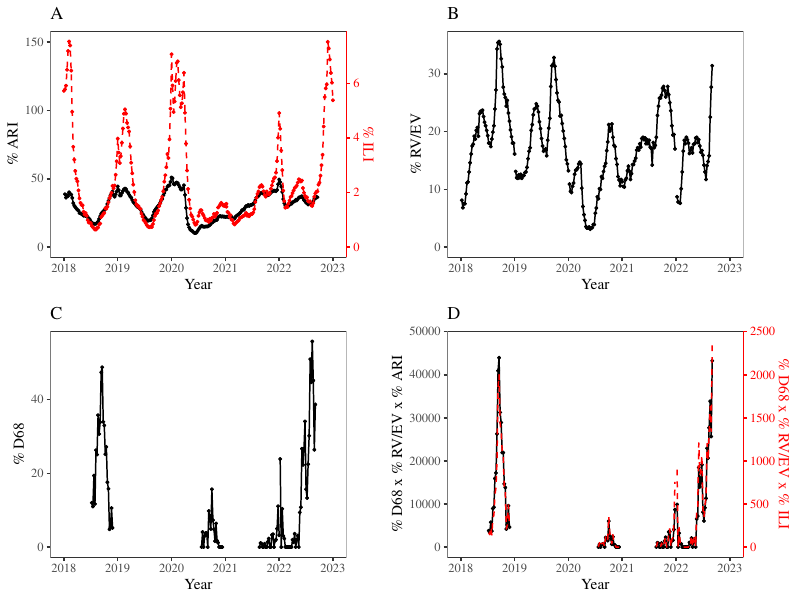

This chart was generated by the following R code:
library(ggplot2); theme_set(theme_bw(base_family = "Times"))
library(dplyr)
library(egg)

load("../data_processed/data_processed_d68_nvsn.rda")
load("../data_processed/data_processed_d68_ili.rda")

g1 <- ggplot(filter(percent_ari)) +
    geom_line(aes(year+week/52, percent_ari)) +
    geom_point(aes(year+week/52, percent_ari), size=0.7) +
    geom_line(data=ili, aes(year+week/52, percent_ili*20), col="red", lty=2) +
    geom_point(data=ili, aes(year+week/52, percent_ili*20), col="red", size=0.7) +
    scale_x_continuous("Year", limits=c(2018, 2023)) +
    scale_y_continuous("% ARI", limits=c(0, NA),
                       sec.axis = sec_axis(trans=~./20,
                                           name="% ILI")) +
    ggtitle("A") +
    theme(
        panel.grid = element_blank(),
        legend.position = c(0.8, 0.2),
        legend.title = element_blank(),
        axis.title.y.right = element_text(color="red"),
        axis.text.y.right = element_text(color="red"),
        axis.line.y.right = element_line(color="red"),
        axis.ticks.y.right = element_line(color="red")
    )

g2 <- ggplot(filter(percent_rvev)) +
    geom_line(aes(year+week/52, percent_rvev, group=as.factor(year))) +
    geom_point(aes(year+week/52, percent_rvev, group=as.factor(year)), size=0.7) +
    scale_x_continuous("Year", limits=c(2018, 2023)) +
    scale_y_continuous("% RV/EV", limits=c(0, NA)) +
    ggtitle("B") +
    theme(
        panel.grid = element_blank(),
        legend.position = "none"
    )

g3 <- ggplot(percent_d68) +
    geom_line(aes(year+week/52, percent_d68, group=as.factor(year))) +
    geom_point(aes(year+week/52, percent_d68, group=as.factor(year)), size=0.7) +
    scale_x_continuous("Year", limits=c(2018, 2023)) +
    scale_y_continuous("% D68", limits=c(0, NA)) +
    scale_linetype_discrete("Year") +
    scale_shape_manual("Year", values=c("circle", "triangle", "square", "square")) +
    ggtitle("C") +
    theme(
        panel.grid = element_blank(),
        legend.position = c(0.23, 0.8),
        legend.title = element_blank(),
        legend.background = element_rect(fill=NA)
    )

g4 <- ggplot(filter(data_processed_d68_nvsn)) +
    geom_line(aes(year+week/52, proxy, group=as.factor(year))) +
    geom_point(aes(year+week/52, proxy, group=as.factor(year)), size=0.7) +
    geom_line(data=data_processed_d68_ili, aes(year+week/52, proxy*20, group=as.factor(year)), col="red", lty=2) +
    scale_x_continuous("Year", limits=c(2018, 2023)) +
    scale_y_continuous("% D68 x % RV/EV x % ARI", limits=c(0, NA),
                       sec.axis = sec_axis(trans=~./20, name="% D68 x % RV/EV x % ILI")) +
    scale_linetype_discrete("Year") +
    scale_shape_manual("Year", values=c("circle", "triangle", "square", "square")) +
    ggtitle("D") +
    theme(
        panel.grid = element_blank(),
        legend.position = "none",
        axis.title.y.right = element_text(color="red"),
        axis.text.y.right = element_text(color="red"),
        axis.line.y.right = element_line(color="red"),
        axis.ticks.y.right = element_line(color="red")
    )

gcomb <- ggarrange(g1, g2, g3, g4, nrow=2, draw=FALSE)

ggsave("figure_data_processed_d68.pdf", gcomb, width=8, height=6)
